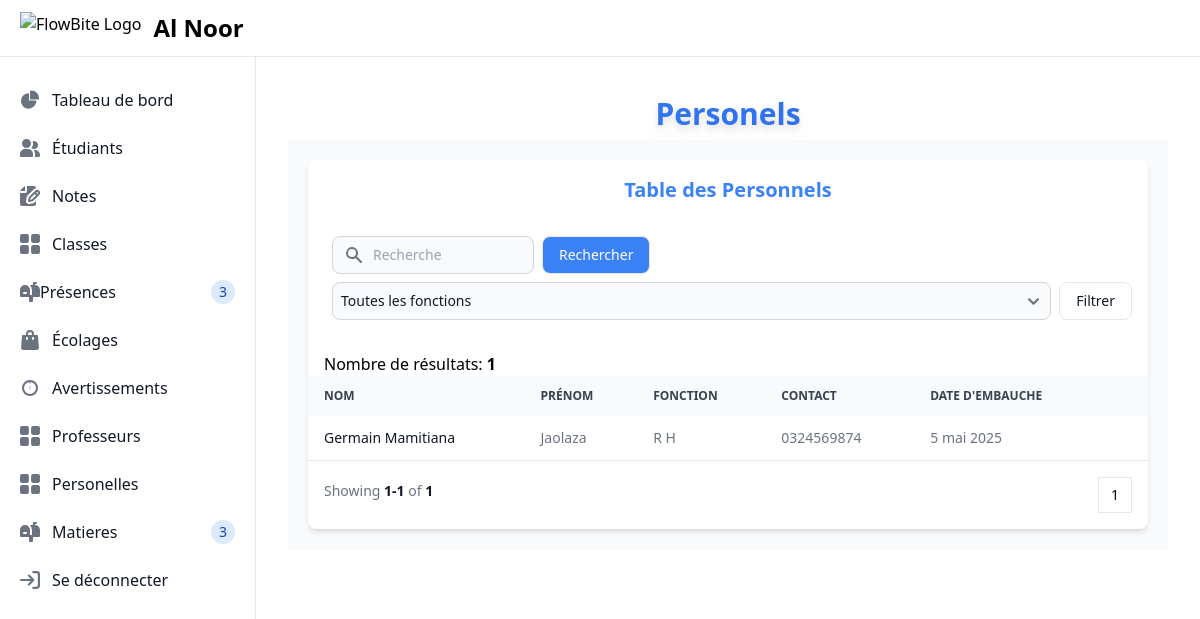
The app's page /personelles/ with its own data.
### main/models.py (models this page shows, shortened)
class Personnel(models.Model):
    nom = models.CharField(max_length=100, verbose_name="Nom")  # Last name
    prenom = models.CharField(max_length=100, verbose_name="Prénom")  # First name
    fonction = models.CharField(max_length=100, verbose_name="Fonction")  # Job position
    contact = models.CharField(max_length=15, verbose_name="Contact")  # Contact number
    date_d_embauche = models.DateField(verbose_name="Date d'embauche")  # Hiring date
    photo = models.ImageField(upload_to='personnel_photos/', default='default.png',blank=True, null=True,verbose_name="Photo de Personnel")
    class Meta:
        verbose_name = "Personnel"
        verbose_name_plural = "Personnel"

### main/views.py (the view)
# urls.py: path('personelles/',views.personelles,name="personelles"),
def personelles(request):
    query = request.GET.get('q', '')  # If there's no query, default is an empty string
    personnels = Personnel.objects.all()
    all_fonctions=Personnel.objects.values_list("fonction",flat=True).distinct()
    if query:
        personnels = personnels.filter(nom__icontains=query)  # Filter by name
    selected_fonction = request.GET.get('fonction')
    if selected_fonction:
        personnels=personnels.filter(fonction=selected_fonction)
    personnel_count=personnels.count()
    paginator = Paginator(personnels, 10)  # Show 10 personnels per page
    page_number = request.GET.get('page')  # Get the current page number from the request
    obj = paginator.get_page(page_number)  # Get the personnels for the current page
    return render(request,'main/personnels.html', {"personnels": obj,"selected_fonction":selected_fonction,"all_fonctions":all_fonctions,'personnel_count':personnel_count})

### main/templates/main/personnels.html
{% extends "main/layout.html" %}
{% block layout %}
  {% include "main/components/heading.html" with name="Personels" %}
{% include "main/tables/personnels.html" %}
{% endblock %}

### main/templates/main/tables/personnels.html (shortened to what this page needs)
<section class="bg-gray-50 dark:bg-gray-900 sm:p-5">
    <div class="w-100">
        <div class="bg-white dark:bg-gray-800 relative shadow-md sm:rounded-lg overflow-hidden">
            <h1 class="text-center font-bold text-blue-500 text-xl p-4">Table des Personnels</h1>
            <div class="flex flex-col md:flex-row items-center justify-between space-y-3 md:space-y-0 md:space-x-4 p-4">
                <div class="w-full">
                    <form method="GET" class="w-full flex space-between">
                        <div class="relative w-full md:w-1/4 mx-2">
                            <div class="absolute inset-y-0 left-0 flex items-center pl-3 pointer-events-none">
                            </div>
                            <input type="text" name="q" id="simple-search" class="bg-gray-50 border border-gray-300 text-gray-900 text-sm rounded-lg focus:ring-primary-500 focus:border-primary-500 block w-full pl-10 p-2 dark:bg-gray-700 dark:border-gray-600 dark:placeholder-gray-400 dark:text-white dark:focus:ring-primary-500 dark:focus:border-primary-500" placeholder="Recherche">
                        </div>
                        <button class="w-full md:w-auto flex items-center justify-center py-2 px-4 text-sm font-medium text-gray-900 focus:outline-none bg-blue-500 text-white rounded-lg border border-gray-200 hover:bg-blue-100 hover:text-blue-700 focus:z-10 focus:ring-4 focus:ring-gray-200 dark:focus:ring-gray-700 dark:bg-gray-800 dark:text-gray-400 dark:border-gray-600 dark:hover:text-white dark:hover:bg-gray-700" type="submit">
                            Rechercher
                        </button>
                    </form>
                    <form method="GET" class="flex items-center justify-center space-between">
                        <select name="fonction" id="fonction-filter" class="mt-2 mx-2 bg-gray-50 border border-gray-300 text-gray-900 text-sm rounded-lg focus:ring-primary-500 focus:border-primary-500 block w-full p-2 dark:bg-gray-700 dark:border-gray-600 dark:text-white dark:focus:ring-primary-500 dark:focus:border-primary-500">
                            <option value="">Toutes les fonctions</option>
                        </select>
                        <button id="filterDropdownButton" data-dropdown-toggle="filterDropdown" class="mt-2 w-full md:w-auto flex items-center justify-center py-2 px-4 text-sm font-medium text-gray-900 focus:outline-none bg-white rounded-lg border border-gray-200 hover:bg-gray-100 hover:text-primary-700 focus:z-10 focus:ring-4 focus:ring-gray-200 dark:focus:ring-gray-700 dark:bg-gray-800 dark:text-gray-400 dark:border-gray-600 dark:hover:text-white dark:hover:bg-gray-700" type="submit">
                            Filtrer
                        </button>
                    </form>
                </div>
            </div>
            <div class="mt-4 mx-4">
                <p> Nombre de résultats: <span class="font-bold">{{ personnel_count }}</span></p>
            </div>
            <div class="overflow-x-auto">
                <table class="w-full text-sm text-left text-gray-500 dark:text-gray-400">
                    <thead class="text-xs text-gray-700 uppercase bg-gray-50 dark:bg-gray-700 dark:text-gray-400">
                        <tr>
                            <th scope="col" class="px-4 py-3">Nom</th>
                            <th scope="col" class="px-4 py-3">Prénom</th>
                            <th scope="col" class="px-4 py-3">Fonction</th>
                            <th scope="col" class="px-4 py-3">Contact</th>
                            <th scope="col" class="px-4 py-3">Date d'Embauche</th>
                            <th scope="col" class="px-4 py-3">
                            </th>
                        </tr>
                    </thead>
                    <tbody>
                        {% for personnel in personnels %}
                        <tr class="border-b dark:border-gray-700">
                             <td class="px-4 py-3 font-medium text-gray-900 whitespace-nowrap dark:text-white">{{ personnel.nom }}</td>
                            <td class="px-4 py-3">{{ personnel.prenom }}</td>
                            <td class="px-4 py-3">{{ personnel.fonction }}</td>
                            <td class="px-4 py-3">{{ personnel.contact }}</td>
                            <td class="px-4 py-3">{{ personnel.date_d_embauche }}</td>
                        </tr>
                        {% endfor %}
                    </tbody>
                </table>
            </div>
            {% include "main/components/paginations.html" with obj=personnels %}
        </div>
    </div>
</section>

### records on screen
Personnel: nom "Germain Mamitiana", prenom "Jaolaza", fonction "R H", contact "0324569874", date_d_embauche "5 mai 2025"

### other values on screen
{{ personnel_count }} "1"
{{ obj.start_index }} "1"
{{ obj.end_index }} "1"
{{ obj.paginator.count }} "1"
{{ num }} "1"
